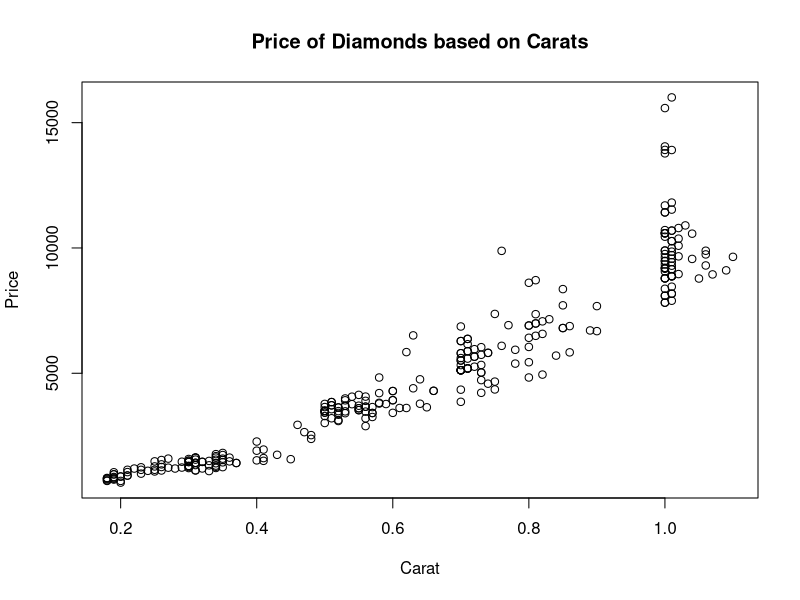
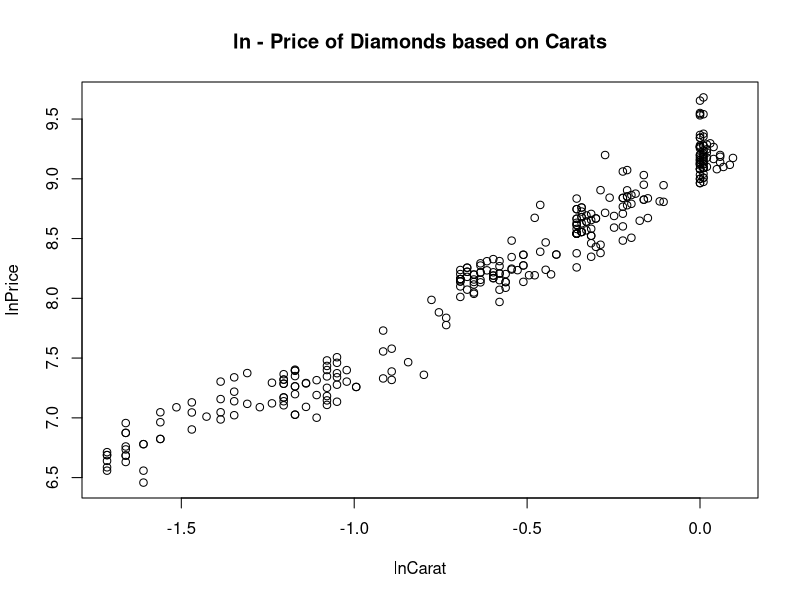
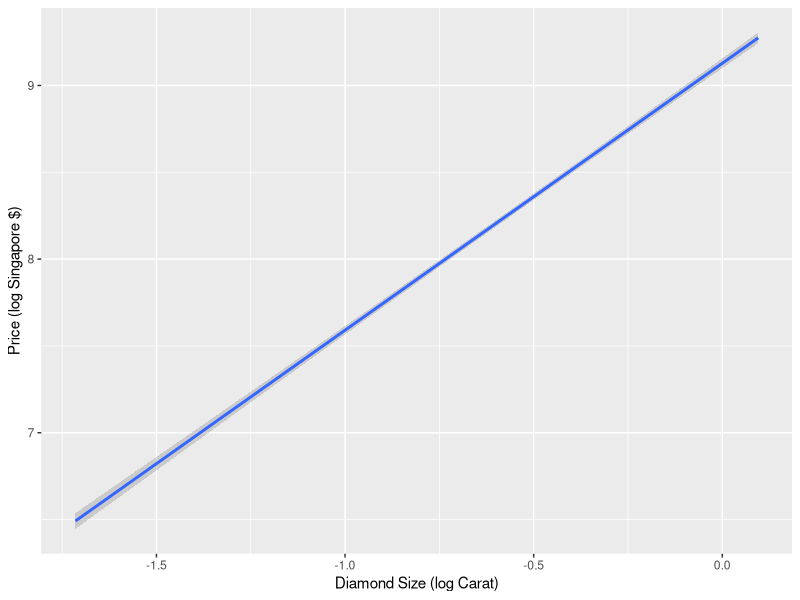
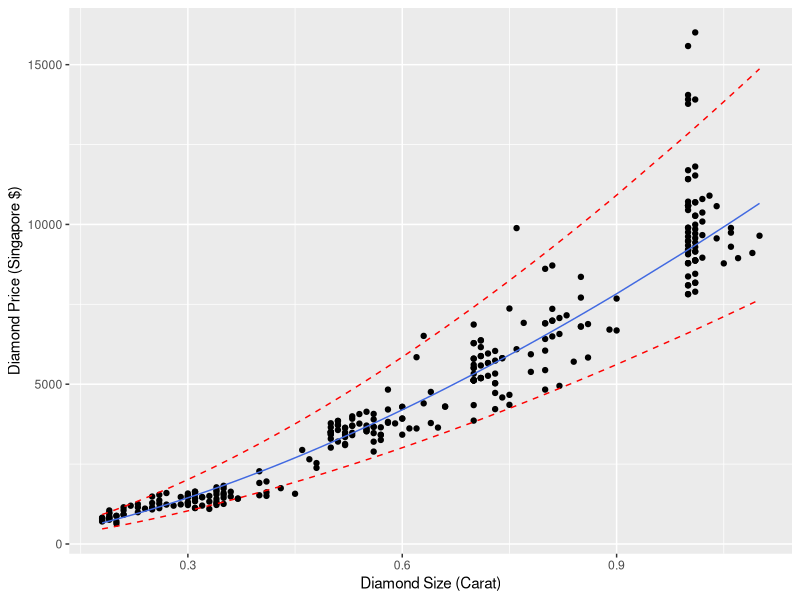

Write the R code that produced these figures, in order.
# Diamond.R
# Simple Linear Regression 2
# Sam Tenney

# Read in the data
diamonds <- read.table(text = '
0.3  D VS2  GIA  1302
0.3  E VS1  GIA  1510
0.3  G VVS1 GIA  1510
0.3  G VS1  GIA  1260
0.31 D VS1  GIA  1641
0.31 E VS1  GIA  1555
0.31 F VS1  GIA  1427
0.31 G VVS2 GIA  1427
0.31 H VS2  GIA  1126
0.31 I VS1  GIA  1126
0.32 F VS1  GIA  1468
0.32 G VS2  GIA  1202
0.33 E VS2  GIA  1327
0.33 I VS2  GIA  1098
0.34 E VS1  GIA  1693
0.34 F VS1  GIA  1551
0.34 G VS1  GIA  1410
0.34 G VS2  GIA  1269
0.34 H VS1  GIA  1316
0.34 H VS2  GIA  1222
0.35 E VS1  GIA  1738
0.35 F VS1  GIA  1593
0.35 G VS1  GIA  1447
0.35 H VS2  GIA  1255
0.36 F VS1  GIA  1635
0.36 H VVS2 GIA  1485
0.37 F VS2  GIA  1420
0.37 H VS1  GIA  1420
0.4  F VS1  GIA  1911
0.4  H VS1  GIA  1525
0.41 F VS1  GIA  1956
0.43 H VVS2 GIA  1747
0.45 I VS1  GIA  1572
0.46 E VVS2 GIA  2942
0.48 G VVS2 GIA  2532
0.5  E VS1  GIA  3501
0.5  E VS1  GIA  3501
0.5  F VVS2 GIA  3501
0.5  F VS1  GIA  3293
0.5  G VS1  GIA  3016
0.51 F VVS2 GIA  3567
0.51 G VS1  GIA  3205
0.52 D VS2  GIA  3490
0.52 E VS1  GIA  3635
0.52 F VVS2 GIA  3635
0.52 F VS1  GIA  3418
0.53 D VS1  GIA  3921
0.53 F VVS2 GIA  3701
0.53 F VS1  GIA  3480
0.53 G VVS2 GIA  3407
0.54 E VS1  GIA  3767
0.54 F VVS1 GIA  4066
0.55 E VVS2 GIA  4138
0.55 F VS1  GIA  3605
0.55 G VVS2 GIA  3529
0.56 F VS1  GIA  3667
0.56 I VVS2 GIA  2892
0.57 G VVS2 GIA  3651
0.59 G VVS2 GIA  3773
0.6  F VS1  GIA  4291
0.62 E VVS1 GIA  5845
0.63 G VVS2 GIA  4401
0.64 G VVS1 GIA  4759
0.66 H VVS1 GIA  4300
0.7  F VS1  GIA  5510
0.7  G VS1  GIA  5122
0.7  H VVS2 GIA  5122
0.7  I VS2  GIA  3861
0.71 F VVS2 GIA  5881
0.71 F VS1  GIA  5586
0.71 F VS2  GIA  5193
0.71 H VVS2 GIA  5193
0.72 F VS2  GIA  5263
0.8  I VVS2 GIA  5441
0.82 I VS2  GIA  4948
0.84 H VS2  GIA  5705
0.85 F VS2  GIA  6805
0.86 H VVS2 GIA  6882
0.89 H VS1  GIA  6709
0.9  I VVS2 GIA  6682
0.5  E VS1  GIA  3501
0.5  G VVS1 GIA  3432
0.51 F VVS1 GIA  3851
0.55 H IF   GIA  3605
0.56 E VS1  GIA  3900
0.57 H VVS1 GIA  3415
0.6  H IF   GIA  4291
0.63 E IF   GIA  6512
0.7  E VS1  GIA  5800
0.7  F VVS1 GIA  6285
0.7  F VS2  GIA  5122
0.7  F VS2  GIA  5122
0.7  G VS1  GIA  5122
0.7  H VVS2 GIA  5122
0.71 D VS1  GIA  6372
0.71 E VS1  GIA  5881
0.71 H VVS2 GIA  5193
0.72 E VS1  GIA  5961
0.72 H VVS1 GIA  5662
0.73 E VS2  GIA  5738
0.73 H VS1  GIA  5030
0.73 H VS1  GIA  5030
0.73 I VVS1 GIA  4727
0.73 I VS1  GIA  4221
0.74 G VVS2 GIA  5815
0.74 H VS2  GIA  4585
0.75 D VVS2 GIA  7368
0.75 I VVS2 GIA  4667
0.75 I VS1  GIA  4355
0.76 D IF   GIA  9885
0.77 F VVS1 GIA  6919
0.78 H VS1  GIA  5386
0.8  I VS2  GIA  4832
0.83 E VS2  GIA  7156
0.9  F VS1  GIA  7680
1    D VVS1 GIA 15582
1    D VS1  GIA 11419
1    E VS1  GIA 10588
1    E VS2  GIA  9757
1    F IF   GIA 13913
1    F VVS2 GIA 10588
1    F VS1  GIA 10713
1    F VS2  GIA  9480
1    G VVS2 GIA  9896
1    G VS1  GIA  9619
1    G VS2  GIA  9169
1    G VS2  GIA  9203
1    H VS2  GIA  8788
1    I VS1  GIA  8095
1    I VS2  GIA  7818
1.01 D VVS1 GIA 16008
1.01 E VS1  GIA 10692
1.01 E VS2  GIA  9853
1.01 F VS1  GIA 10272
1.01 F VS2  GIA  9573
1.01 H VS1  GIA  9153
1.01 H VS2  GIA  8873
1.01 I VVS1 GIA  8873
1.01 I VVS2 GIA  8455
1.01 I VS2  GIA  7895
1.02 F VS1  GIA 10372
1.02 F VS2  GIA  9666
1.02 G VVS2 GIA 10090
1.03 E VS1  GIA 10900
1.04 F VS1  GIA 10571
1.04 I IF   GIA  9563
1.05 I VVS2 GIA  8781
1.06 G VS2  GIA  9743
1.06 H VS2  GIA  9302
1.07 I VVS2 GIA  8945
1.1  H VS2  GIA  9646
0.18 F VVS1 IGI   823
0.18 F VVS2 IGI   765
0.18 G IF   IGI   803
0.18 G IF   IGI   803
0.18 G VVS2 IGI   705
0.18 H IF   IGI   725
0.19 D VVS2 IGI   967
0.19 E IF   IGI  1050
0.19 F IF   IGI   967
0.19 F VVS1 IGI   863
0.19 F VVS2 IGI   800
0.19 G IF   IGI   842
0.19 G VVS1 IGI   800
0.19 H IF   IGI   758
0.2  D VS1  IGI   880
0.2  G IF   IGI   880
0.2  G VS1  IGI   705
0.2  G VS2  IGI   638
0.21 D VS1  IGI   919
0.21 E IF   IGI  1149
0.21 F IF   IGI  1057
0.21 G IF   IGI   919
0.22 E IF   IGI  1198
0.23 E IF   IGI  1248
0.23 F IF   IGI  1147
0.23 G IF   IGI   995
0.24 H IF   IGI  1108
0.25 F IF   IGI  1485
0.25 G IF   IGI  1283
0.25 H IF   IGI  1149
0.25 I IF   IGI  1082
0.26 F IF   IGI  1539
0.26 F VVS1 IGI  1365
0.26 F VVS2 IGI  1260
0.26 I IF   IGI  1121
0.27 F IF   IGI  1595
0.27 H IF   IGI  1233
0.28 I IF   IGI  1199
0.29 G IF   IGI  1471
0.29 I IF   IGI  1238
0.3  E VVS2 IGI  1580
0.3  F VVS2 IGI  1459
0.3  G VVS1 IGI  1459
0.3  H VVS2 IGI  1218
0.3  I IF   IGI  1299
0.31 E VVS2 IGI  1628
0.31 F VVS1 IGI  1628
0.31 I IF   IGI  1337
0.32 H IF   IGI  1462
0.33 H IF   IGI  1503
0.34 F VVS1 IGI  1773
0.34 F VVS2 IGI  1636
0.35 F VVS1 IGI  1821
0.35 G VVS2 IGI  1540
0.4  G IF   IGI  2276
0.41 I VVS1 IGI  1616
0.41 I VVS2 IGI  1506
0.47 F VVS2 IGI  2651
0.48 F VS1  IGI  2383
0.5  G IF   IGI  3652
0.51 E VVS2 IGI  3722
0.51 F VVS1 IGI  3722
0.52 I IF   IGI  3095
0.55 F VVS2 IGI  3706
0.56 E VVS2 IGI  4070
0.56 G VVS2 IGI  3470
0.58 E VVS1 IGI  4831
0.58 F VVS1 IGI  4209
0.58 G VVS1 IGI  3821
0.7  G VVS1 IGI  5607
0.7  G VVS2 IGI  5326
0.71 D VS1  IGI  6160
0.76 F VVS2 IGI  6095
0.78 G VVS2 IGI  5937
1    H VVS2 IGI  9342
1.01 G VS1  IGI  9713
1.01 H VS2  IGI  8873
1.01 I VS1  IGI  8175
0.5  F VVS1 HRD  3778
0.5  G VVS1 HRD  3432
0.51 F VVS1 HRD  3851
0.52 E VS2  HRD  3346
0.52 H VVS1 HRD  3130
0.53 F VVS1 HRD  3995
0.53 F VVS2 HRD  3701
0.55 G VVS2 HRD  3529
0.56 F VS1  HRD  3667
0.56 F VS2  HRD  3202
0.57 F VS2  HRD  3256
0.57 H VVS1 HRD  3415
0.58 H IF   HRD  3792
0.6  G VS1  HRD  3925
0.6  G VS2  HRD  3421
0.6  H VVS1 HRD  3925
0.61 H VVS2 HRD  3616
0.62 I VVS2 HRD  3615
0.64 H VVS2 HRD  3785
0.65 I VVS2 HRD  3643
0.66 H VVS1 HRD  4300
0.7  E VVS1 HRD  6867
0.7  E VVS2 HRD  6285
0.7  G VVS1 HRD  5800
0.7  G VVS2 HRD  5510
0.7  H VS2  HRD  4346
0.71 G IF   HRD  6372
0.71 H VVS2 HRD  5193
0.72 H VVS1 HRD  5662
0.73 F VS2  HRD  5333
0.73 G VVS1 HRD  6041
0.74 H VVS1 HRD  5815
0.8  F IF   HRD  8611
0.8  F VS1  HRD  6905
0.8  G VVS2 HRD  6905
0.8  H VVS2 HRD  6416
0.8  H VS1  HRD  6051
0.81 E VVS1 HRD  8715
0.81 E VS2  HRD  6988
0.81 F VS1  HRD  6988
0.81 G VS1  HRD  6495
0.81 H IF   HRD  7358
0.82 F VS2  HRD  6572
0.82 G VVS2 HRD  7072
0.85 F VVS1 HRD  8359
0.85 F VS2  HRD  6805
0.85 G VVS1 HRD  7711
0.86 H VS2  HRD  5835
1    D VVS2 HRD 13775
1    E VVS1 HRD 14051
1    E VVS2 HRD 11419
1    E VS1  HRD 10588
1    F VVS1 HRD 11696
1    F VVS2 HRD 10588
1    G VVS1 HRD 10450
1    G VVS2 HRD  9896
1    G VS2  HRD  9203
1    H VVS1 HRD  9480
1    H VS1  HRD  9065
1    H VS2  HRD  8788
1    I VVS1 HRD  8788
1    I VVS2 HRD  8372
1    I VS1  HRD  8095
1    I VS2  HRD  7818
1.01 D VVS2 HRD 13909
1.01 E VVS2 HRD 11531
1.01 E VS1  HRD 10692
1.01 F VVS1 HRD 11811
1.01 F VS1  HRD 10272
1.01 G VVS2 HRD  9993
1.01 G VS2  HRD  9293
1.01 H VVS2 HRD  9433
1.01 H VS1  HRD  9153
1.01 I VVS1 HRD  8873
1.01 I VS1  HRD  8175
1.02 F VVS2 HRD 10796
1.06 H VVS2 HRD  9890
1.02 H VS2  HRD  8959
1.09 I VVS2 HRD  9107', header = FALSE, sep = "")

# Add header
names (diamonds) <- c("Carat", "Color", "Clarity", "Cert", "Price")

# Check to see that the data was read in correctly
str(diamonds)
tail(diamonds)

# EDA

# Create a scatterplot of Carat and Price
plot(Price~Carat, data = diamonds,
     main = "Price of Diamonds based on Carats")

# Create a natural log plot of Price and Carat
lnPrice <- log(diamonds$Price)
lnCarat <- log(diamonds$Carat)
plot(lnPrice~lnCarat, data = diamonds,
     main = "ln - Price of Diamonds based on Carats")

# Analysis
# Response Variable: Price
# Explanatory Variable: Carat

# Model: log(Price) = beta0 + beta1 log(Carat) + epsilon, epsilon~N(0, sigma2)
diamonds_out <- lm(log(Price)~log(Carat), data = diamonds)

# Table of estimates and std errors (and t-test)
summary(diamonds_out)

# On average, for every one unit increase in log(Carat), 
# we estimate an increase of 1.537 in log(Price).

# Without log (multiplicative, hence the percentage)
# For a 1% increase in Carat, we estimate an increase of 1.537% in Price on average.

# Carat has a statistically significant effect on Price (pvalue < 0.001)

# ANOVA Table
anova(diamonds_out)

# 95% confidence interval on beta1
confint(diamonds_out)

# For a 1% increase in Carat, we estimate an increase of 1.537% (95% CI: 1.501, 1.579) 
# in Price on average.

# Estimated Model: log(Price)(hat) = 9.128 + 1.537*log(Carat)

# Jewelry Store Manager wants to see how well the model is estimated
# Grpahic showing the uncertainty in estimating the model
library(ggplot2)
qplot(log(Carat), log(Price), data = diamonds,
      geom = "smooth", formula = y~x, method = "lm", se=TRUE,
      xlab = "Diamond Size (log Carat)",
      ylab = "Price (log Singapore $)")

# Predict the cost for a couple shopping for a one carat diamond
exp(predict(diamonds_out, newdata = data.frame(Carat = 1.0), interval = "prediction"))

# Graphic of uncertainty with predictions
plot.df <- cbind(diamonds, exp(predict(diamonds_out, interval = "prediction")))
ggplot(plot.df, aes(Carat, Price)) +
  xlab("Diamond Size (Carat)") +
  ylab("Diamond Price (Singapore $)") +
  geom_point() +
  geom_line(aes(y = fit), color = "royalblue") +
  geom_line(aes(y = lwr), color = "red", linetype = "dashed") +
  geom_line(aes(y = upr), color = "red", linetype = "dashed")

# summary statistics of absolute prediction error
summary(abs(diamonds$Price - exp(predict(diamonds_out))))